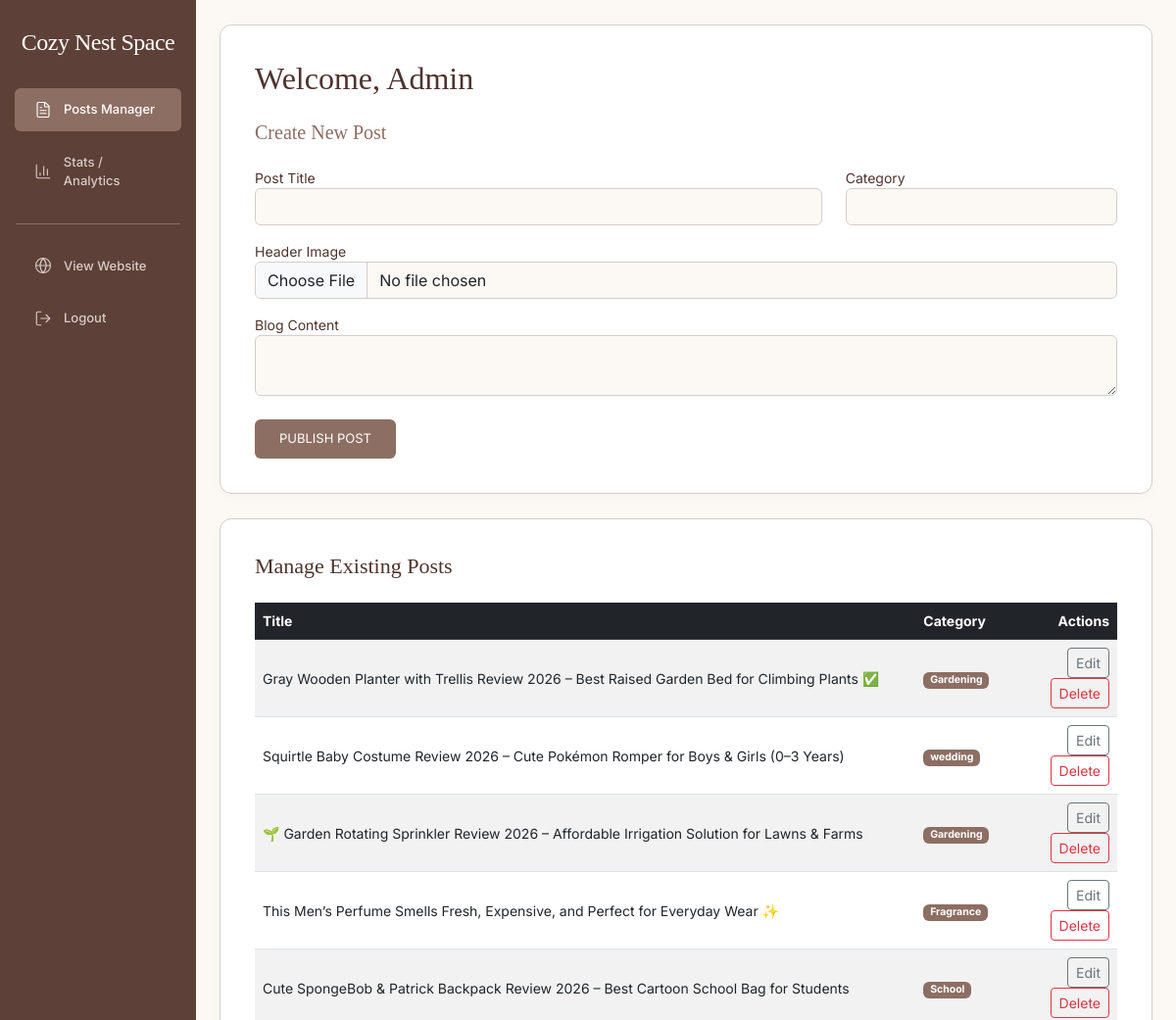
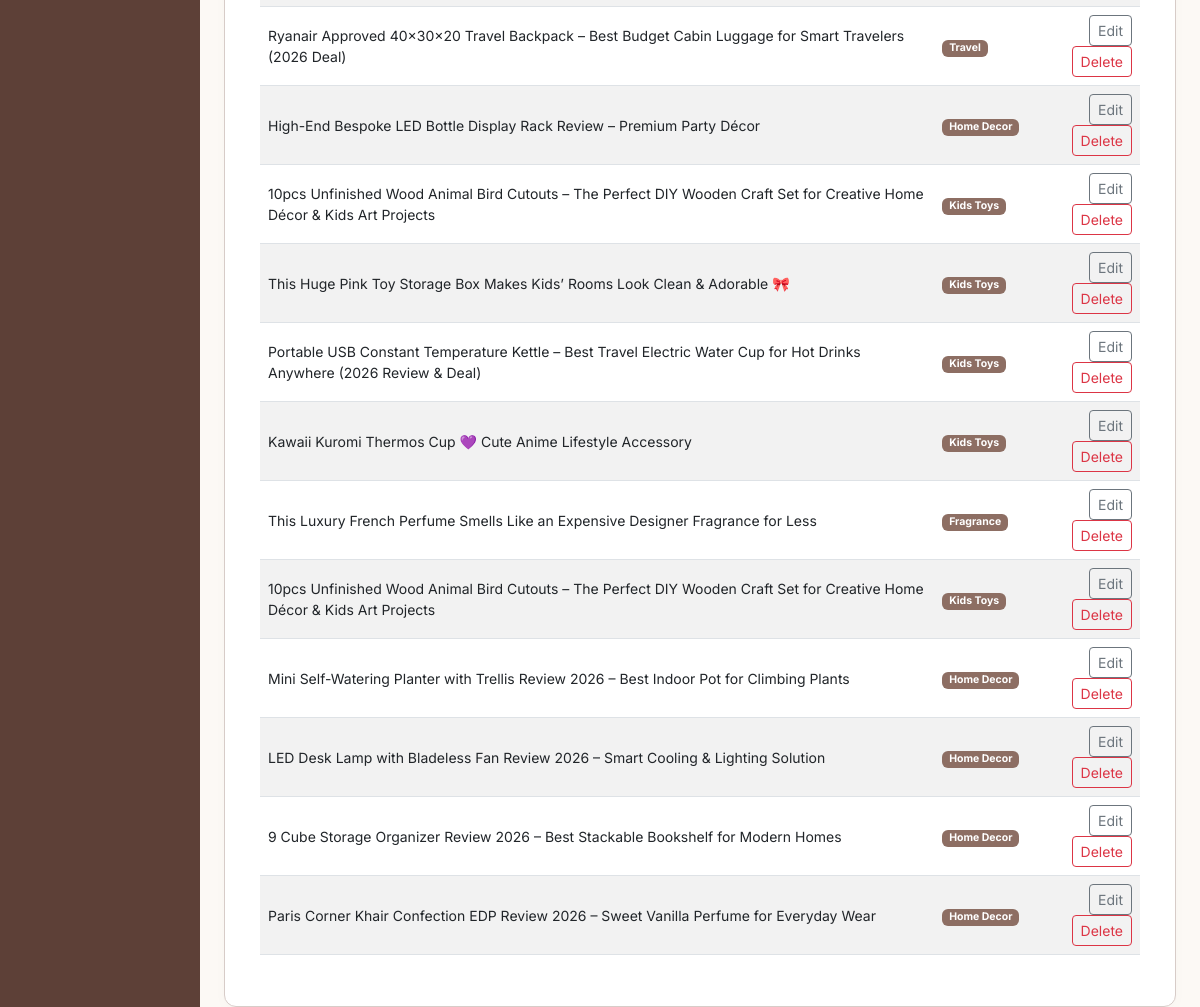
/admin (signed in), run on the app's committed database (2 pictures, top to bottom).
### tables this page shows
CREATE TABLE posts (
            id INTEGER PRIMARY KEY AUTOINCREMENT,
            title TEXT NOT NULL,
            category TEXT,
            content TEXT NOT NULL,
            image_url TEXT,
            date_posted TIMESTAMP DEFAULT CURRENT_TIMESTAMP
        , views INTEGER DEFAULT 0);

### app.py (the view, shortened to what this page needs)
@app.route('/admin', methods=['GET', 'POST'])
@login_required
def admin():
    conn = get_db_connection()
    all_posts = conn.execute('SELECT * FROM posts ORDER BY id DESC').fetchall()
    conn.close()
    return render_template('admin.html', all_posts=all_posts)

### app.py (called while the page is built)
def get_db_connection():
    conn = sqlite3.connect('blog.db')
    conn.row_factory = sqlite3.Row
    return conn

def login_required(f):
    @wraps(f)
    def decorated_function(*args, **kwargs):
        if 'logged_in' not in session:
            return redirect(url_for('login'))
        return f(*args, **kwargs)
    return decorated_function

### templates/admin.html (shortened to what this page needs)
<!DOCTYPE html>
<html lang="en">
<head>
    <link href="https://cdn.jsdelivr.net/npm/bootstrap@5.3.0/dist/css/bootstrap.min.css" rel="stylesheet">
</head>
<body>
    <div class="container-fluid">
        <div class="row">
            <div class="col-md-3 col-lg-2 px-0 sidebar">
                <a class="brand-logo mb-4" href="/">Cozy Nest Space</a>
                <div class="nav flex-column">
                    <a href="/admin" class="nav-link active"><i data-lucide="file-text"></i> Posts Manager</a>
                    <a href="/stats" class="nav-link"><i data-lucide="bar-chart-3"></i> Stats / Analytics</a>
                    <hr class="text-white mx-3">
                    <a href="/" class="nav-link"><i data-lucide="globe"></i> View Website</a>
                    <a href="/logout" class="nav-link text-danger"><i data-lucide="log-out"></i> Logout</a>
                </div>
            </div>
            <div class="col-md-9 col-lg-10 px-4">
                <div class="content-box">
                    <h2 class="mb-4" style="font-weight: 400;">{{ session.get('admin_greeting', 'Welcome, Admin') }}</h2>
                    <h3 class="mb-4" style="font-weight: 400; font-size: 20px; color: #8d6e63;">Create New Post</h3>
                    <form method="POST" action="/admin" enctype="multipart/form-data">
                        <div class="row">
                            <div class="col-md-8 mb-3">
                                <label>Post Title</label>
                                <input type="text" name="title" class="form-control" required>
                            </div>
                            <div class="col-md-4 mb-3">
                                <label>Category</label>
                                <input type="text" name="category" class="form-control" required>
                            </div>
                        </div>
                        <div class="mb-3">
                            <label>Header Image</label>
                            <input type="file" name="image_file" class="form-control" accept="image/*">
                        </div>
                        <div class="mb-4">
                            <label>Blog Content</label>
                            <textarea name="content" class="form-control"></textarea>
                        </div>
                        <button type="submit" class="btn btn-custom">Publish Post</button>
                    </form>
                </div>
                <div class="content-box">
                    <h3 class="mb-4" style="font-weight: 400; font-size: 22px;">Manage Existing Posts</h3>
                    <div class="table-responsive">
                        <table class="table table-striped align-middle">
                            <thead class="table-dark">
                                <tr>
                                    <th>Title</th>
                                    <th>Category</th>
                                    <th style="text-align: right;">Actions</th>
                                </tr>
                            </thead>
                            <tbody>
                                {% for post in all_posts %}
                                <tr>
                                    <td>{{ post['title'] }}</td>
                                    <td><span class="badge" style="background-color: #8d6e63;">{{ post['category'] }}</span></td>
                                    <td style="text-align: right;">
                                        <a href="/edit/{{ post['id'] }}" class="btn btn-sm btn-outline-secondary">Edit</a>
                                        <a href="/delete/{{ post['id'] }}" class="btn btn-sm btn-outline-danger" onclick="return confirm('Are you sure?')">Delete</a>
                                    </td>
                                </tr>
                                {% endfor %}
                            </tbody>
                        </table>
                    </div>
                </div>
            </div>
        </div>
    </div>
</body>
</html>

### templates/admin.html (style rules this page uses)
body { background-color: #fcf9f5; color: #4e342e; font-family: "Inter", sans-serif; font-size: 14px; }
h1, h2, h3, h4, .brand-logo { font-family: "Playfair Display", serif; color: #4e342e; }
.sidebar { background-color: #5d4037; min-height: 100vh; padding-top: 25px; }
.brand-logo { font-size: 24px; color: #ffffff !important; display: block; text-align: center; text-decoration: none; letter-spacing: -0.5px; }
.sidebar .nav-link { color: #d7ccc8 !important; padding: 12px 20px; border-radius: 6px; margin: 5px 15px; font-size: 13px; font-weight: 500; display: flex; align-items: center; gap: 12px; transition: all 0.2s ease; }
.sidebar .nav-link svg { width: 18px; height: 18px; stroke-width: 1.5; }
.sidebar .nav-link:hover, .sidebar .nav-link.active { background-color: #8d6e63; color: white !important; }
.content-box { background: #ffffff; padding: 35px; border-radius: 12px; border: 1px solid #d7ccc8; margin-top: 25px; box-shadow: 0 4px 15px rgba(0,0,0,0.02); }
.btn-custom { background-color: #8d6e63; color: white; padding: 10px 25px; border-radius: 6px; border: none; text-transform: uppercase; font-size: 13px; }
input, textarea { border: 1px solid #d7ccc8 !important; background-color: #fcf9f5 !important; }
.table { color: #4e342e !important; }

### data on the page
posts: title "Gray Wooden Planter with Trellis Review 2026 – Best Raised Garden Bed for Climbing Plants ✅", category "Gardening"
posts: title "Squirtle Baby Costume Review 2026 – Cute Pokémon Romper for Boys & Girls (0–3 Years)", category "wedding"
posts: title "🌱 Garden Rotating Sprinkler Review 2026 – Affordable Irrigation Solution for Lawns & Farms", category "Gardening"
posts: title "This Men’s Perfume Smells Fresh, Expensive, and Perfect for Everyday Wear ✨", category "Fragrance"
posts: title "Cute SpongeBob & Patrick Backpack Review 2026 – Best Cartoon School Bag for Students", category "School"
posts: title "Ryanair Approved 40x30x20 Travel Backpack – Best Budget Cabin Luggage for Smart Travelers (2026 Deal)", category "Travel"
posts: title "High-End Bespoke LED Bottle Display Rack Review – Premium Party Décor", category "Home Decor"
posts: title "10pcs Unfinished Wood Animal Bird Cutouts – The Perfect DIY Wooden Craft Set for Creative Home Décor & Kids Art Projects", category "Kids Toys"
posts: title "This Huge Pink Toy Storage Box Makes Kids’ Rooms Look Clean & Adorable 🎀", category "Kids Toys"
posts: title "Portable USB Constant Temperature Kettle – Best Travel Electric Water Cup for Hot Drinks Anywhere (2026 Review & Deal)", category "Kids Toys"
posts: title "Kawaii Kuromi Thermos Cup 💜 Cute Anime Lifestyle Accessory", category "Kids Toys"
posts: title "This Luxury French Perfume Smells Like an Expensive Designer Fragrance for Less", category "Fragrance"
posts: title "10pcs Unfinished Wood Animal Bird Cutouts – The Perfect DIY Wooden Craft Set for Creative Home Décor & Kids Art Projects", category "Kids Toys"
posts: title "Mini Self-Watering Planter with Trellis Review 2026 – Best Indoor Pot for Climbing Plants", category "Home Decor"
posts: title "LED Desk Lamp with Bladeless Fan Review 2026 – Smart Cooling & Lighting Solution", category "Home Decor"
posts: title "9 Cube Storage Organizer Review 2026 – Best Stackable Bookshelf for Modern Homes", category "Home Decor"
posts: title "Paris Corner Khair Confection EDP Review 2026 – Sweet Vanilla Perfume for Everyday Wear", category "Home Decor"

### other printed values
{{ session.get('admin_greeting', 'Welcome, Admin') }} "Welcome, Admin"
